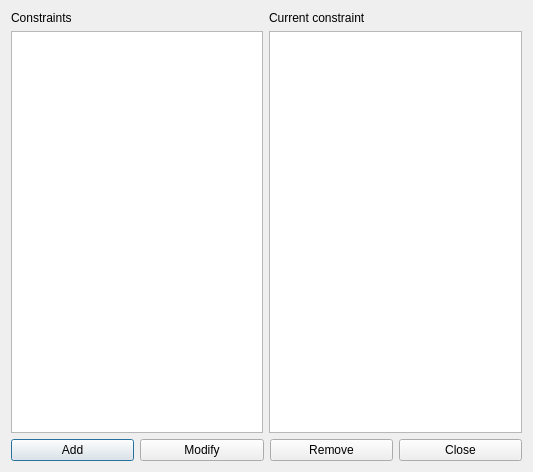
<?xml version="1.0" encoding="UTF-8"?>
<ui version="4.0">
 <class>ConstraintStudentsMaxHoursDailyForm_template</class>
 <widget class="QDialog" name="ConstraintStudentsMaxHoursDailyForm_template">
  <property name="geometry">
   <rect>
    <x>0</x>
    <y>0</y>
    <width>533</width>
    <height>472</height>
   </rect>
  </property>
  <property name="windowTitle">
   <string extracomment="This is the title of the dialog to see the list of all constraints of this type">Constraints students max hours daily</string>
  </property>
  <layout class="QGridLayout" name="gridLayout">
   <item row="0" column="0">
    <layout class="QVBoxLayout" name="verticalLayout">
     <item>
      <widget class="QLabel" name="constraintsTextLabel">
       <property name="frameShape">
        <enum>QFrame::NoFrame</enum>
       </property>
       <property name="frameShadow">
        <enum>QFrame::Plain</enum>
       </property>
       <property name="text">
        <string>Constraints</string>
       </property>
       <property name="wordWrap">
        <bool>false</bool>
       </property>
      </widget>
     </item>
     <item>
      <widget class="QListWidget" name="constraintsListWidget"/>
     </item>
    </layout>
   </item>
   <item row="0" column="1">
    <layout class="QVBoxLayout" name="verticalLayout_2">
     <item>
      <widget class="QLabel" name="currentConstraintTextLabel">
       <property name="text">
        <string>Current constraint</string>
       </property>
       <property name="wordWrap">
        <bool>false</bool>
       </property>
      </widget>
     </item>
     <item>
      <widget class="QPlainTextEdit" name="currentConstraintTextEdit"/>
     </item>
    </layout>
   </item>
   <item row="1" column="0" colspan="2">
    <layout class="QHBoxLayout" name="horizontalLayout">
     <item>
      <widget class="QPushButton" name="addConstraintPushButton">
       <property name="text">
        <string>Add</string>
       </property>
      </widget>
     </item>
     <item>
      <widget class="QPushButton" name="modifyConstraintPushButton">
       <property name="text">
        <string>Modify</string>
       </property>
      </widget>
     </item>
     <item>
      <widget class="QPushButton" name="removeConstraintPushButton">
       <property name="text">
        <string>Remove</string>
       </property>
      </widget>
     </item>
     <item>
      <widget class="QPushButton" name="closePushButton">
       <property name="text">
        <string>Close</string>
       </property>
      </widget>
     </item>
    </layout>
   </item>
  </layout>
 </widget>
 <layoutdefault spacing="6" margin="11"/>
 <resources/>
 <connections/>
</ui>
